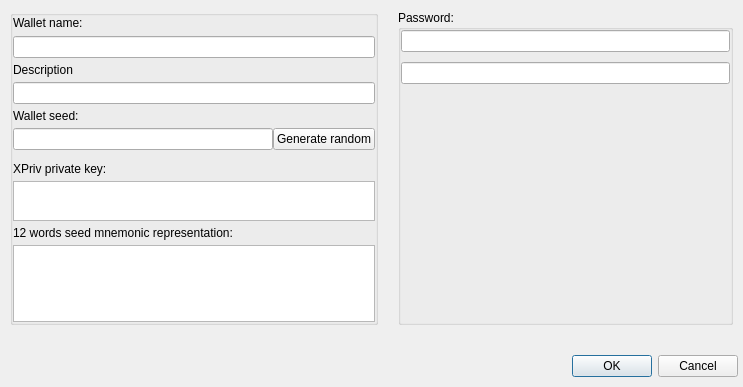
<?xml version="1.0" encoding="UTF-8"?>
<ui version="4.0">
 <class>SeedDialog</class>
 <widget class="QDialog" name="SeedDialog">
  <property name="windowModality">
   <enum>Qt::ApplicationModal</enum>
  </property>
  <property name="geometry">
   <rect>
    <x>0</x>
    <y>0</y>
    <width>743</width>
    <height>387</height>
   </rect>
  </property>
  <property name="sizePolicy">
   <sizepolicy hsizetype="Preferred" vsizetype="Expanding">
    <horstretch>0</horstretch>
    <verstretch>0</verstretch>
   </sizepolicy>
  </property>
  <property name="windowTitle">
   <string>Generate Address</string>
  </property>
  <layout class="QVBoxLayout" name="verticalLayout_6">
   <property name="spacing">
    <number>10</number>
   </property>
   <property name="leftMargin">
    <number>0</number>
   </property>
   <property name="topMargin">
    <number>0</number>
   </property>
   <property name="rightMargin">
    <number>0</number>
   </property>
   <property name="bottomMargin">
    <number>0</number>
   </property>
   <item>
    <widget class="QWidget" name="widget_2" native="true">
     <layout class="QHBoxLayout" name="horizontalLayout_4">
      <property name="spacing">
       <number>20</number>
      </property>
      <property name="leftMargin">
       <number>10</number>
      </property>
      <property name="topMargin">
       <number>10</number>
      </property>
      <property name="rightMargin">
       <number>10</number>
      </property>
      <property name="bottomMargin">
       <number>10</number>
      </property>
      <item>
       <layout class="QVBoxLayout" name="verticalLayout_5">
        <property name="spacing">
         <number>5</number>
        </property>
        <item>
         <widget class="QGroupBox" name="groupBoxNewAddress">
          <property name="sizePolicy">
           <sizepolicy hsizetype="Expanding" vsizetype="Preferred">
            <horstretch>0</horstretch>
            <verstretch>0</verstretch>
           </sizepolicy>
          </property>
          <property name="title">
           <string/>
          </property>
          <layout class="QVBoxLayout" name="verticalLayout_7">
           <property name="leftMargin">
            <number>0</number>
           </property>
           <property name="topMargin">
            <number>0</number>
           </property>
           <property name="rightMargin">
            <number>0</number>
           </property>
           <property name="bottomMargin">
            <number>0</number>
           </property>
           <item>
            <widget class="QLabel" name="label">
             <property name="text">
              <string>Wallet name:</string>
             </property>
            </widget>
           </item>
           <item>
            <widget class="QWidget" name="widget_3" native="true">
             <layout class="QVBoxLayout" name="verticalLayout_2">
              <property name="spacing">
               <number>5</number>
              </property>
              <property name="leftMargin">
               <number>0</number>
              </property>
              <property name="topMargin">
               <number>0</number>
              </property>
              <property name="rightMargin">
               <number>0</number>
              </property>
              <property name="bottomMargin">
               <number>0</number>
              </property>
              <item>
               <widget class="QLineEdit" name="lineEditWalletName"/>
              </item>
              <item>
               <widget class="QLabel" name="label_2">
                <property name="text">
                 <string>Description</string>
                </property>
               </widget>
              </item>
              <item>
               <widget class="QLineEdit" name="lineEditWalletDesc"/>
              </item>
              <item>
               <widget class="QLabel" name="labelSeed">
                <property name="text">
                 <string>Wallet seed:</string>
                </property>
               </widget>
              </item>
              <item>
               <widget class="QWidget" name="widget" native="true">
                <property name="sizePolicy">
                 <sizepolicy hsizetype="Preferred" vsizetype="Fixed">
                  <horstretch>0</horstretch>
                  <verstretch>0</verstretch>
                 </sizepolicy>
                </property>
                <layout class="QHBoxLayout" name="horizontalLayout">
                 <property name="spacing">
                  <number>0</number>
                 </property>
                 <property name="leftMargin">
                  <number>0</number>
                 </property>
                 <property name="topMargin">
                  <number>0</number>
                 </property>
                 <property name="rightMargin">
                  <number>0</number>
                 </property>
                 <property name="bottomMargin">
                  <number>0</number>
                 </property>
                 <item>
                  <widget class="QLineEdit" name="lineEditSeed">
                   <property name="minimumSize">
                    <size>
                     <width>260</width>
                     <height>0</height>
                    </size>
                   </property>
                   <property name="readOnly">
                    <bool>false</bool>
                   </property>
                  </widget>
                 </item>
                 <item>
                  <widget class="QPushButton" name="pushButtonGenSeed">
                   <property name="text">
                    <string>Generate random</string>
                   </property>
                  </widget>
                 </item>
                </layout>
               </widget>
              </item>
             </layout>
            </widget>
           </item>
           <item>
            <widget class="QFrame" name="verticalFrame_2">
             <property name="sizePolicy">
              <sizepolicy hsizetype="Expanding" vsizetype="Preferred">
               <horstretch>0</horstretch>
               <verstretch>0</verstretch>
              </sizepolicy>
             </property>
             <property name="minimumSize">
              <size>
               <width>0</width>
               <height>0</height>
              </size>
             </property>
             <layout class="QVBoxLayout" name="verticalLayout">
              <property name="spacing">
               <number>5</number>
              </property>
              <property name="leftMargin">
               <number>0</number>
              </property>
              <property name="topMargin">
               <number>0</number>
              </property>
              <property name="rightMargin">
               <number>0</number>
              </property>
              <property name="bottomMargin">
               <number>0</number>
              </property>
             </layout>
            </widget>
           </item>
           <item>
            <widget class="QFrame" name="verticalFrame">
             <property name="sizePolicy">
              <sizepolicy hsizetype="Expanding" vsizetype="Preferred">
               <horstretch>0</horstretch>
               <verstretch>0</verstretch>
              </sizepolicy>
             </property>
             <property name="minimumSize">
              <size>
               <width>0</width>
               <height>0</height>
              </size>
             </property>
             <layout class="QVBoxLayout" name="verticalLayout_3">
              <property name="spacing">
               <number>5</number>
              </property>
              <property name="leftMargin">
               <number>0</number>
              </property>
              <property name="topMargin">
               <number>0</number>
              </property>
              <property name="rightMargin">
               <number>0</number>
              </property>
              <property name="bottomMargin">
               <number>0</number>
              </property>
              <item>
               <widget class="QLabel" name="labelXPriv">
                <property name="sizePolicy">
                 <sizepolicy hsizetype="MinimumExpanding" vsizetype="Preferred">
                  <horstretch>0</horstretch>
                  <verstretch>0</verstretch>
                 </sizepolicy>
                </property>
                <property name="text">
                 <string>XPriv private key:</string>
                </property>
                <property name="textFormat">
                 <enum>Qt::PlainText</enum>
                </property>
                <property name="scaledContents">
                 <bool>true</bool>
                </property>
                <property name="wordWrap">
                 <bool>false</bool>
                </property>
               </widget>
              </item>
              <item>
               <widget class="QTextEdit" name="textEditXPriv">
                <property name="sizePolicy">
                 <sizepolicy hsizetype="Expanding" vsizetype="Preferred">
                  <horstretch>0</horstretch>
                  <verstretch>0</verstretch>
                 </sizepolicy>
                </property>
                <property name="minimumSize">
                 <size>
                  <width>320</width>
                  <height>40</height>
                 </size>
                </property>
                <property name="maximumSize">
                 <size>
                  <width>16777215</width>
                  <height>40</height>
                 </size>
                </property>
                <property name="tabChangesFocus">
                 <bool>true</bool>
                </property>
                <property name="acceptRichText">
                 <bool>false</bool>
                </property>
               </widget>
              </item>
              <item>
               <widget class="QLabel" name="label_3">
                <property name="text">
                 <string>12 words seed mnemonic representation:</string>
                </property>
               </widget>
              </item>
              <item>
               <widget class="QTextEdit" name="textEdit12Words">
                <property name="font">
                 <font>
                  <pointsize>17</pointsize>
                 </font>
                </property>
                <property name="acceptRichText">
                 <bool>false</bool>
                </property>
               </widget>
              </item>
              <item>
               <spacer name="verticalSpacer">
                <property name="orientation">
                 <enum>Qt::Vertical</enum>
                </property>
                <property name="sizeHint" stdset="0">
                 <size>
                  <width>20</width>
                  <height>40</height>
                 </size>
                </property>
               </spacer>
              </item>
             </layout>
            </widget>
           </item>
          </layout>
         </widget>
        </item>
       </layout>
      </item>
      <item>
       <widget class="QGroupBox" name="groupBoxBackup">
        <property name="title">
         <string>Password:</string>
        </property>
        <layout class="QVBoxLayout" name="verticalLayout_4">
         <property name="spacing">
          <number>10</number>
         </property>
         <property name="leftMargin">
          <number>0</number>
         </property>
         <property name="topMargin">
          <number>0</number>
         </property>
         <property name="rightMargin">
          <number>0</number>
         </property>
         <property name="bottomMargin">
          <number>0</number>
         </property>
         <item>
          <widget class="QLineEdit" name="lineEditPass1">
           <property name="sizePolicy">
            <sizepolicy hsizetype="MinimumExpanding" vsizetype="Fixed">
             <horstretch>0</horstretch>
             <verstretch>0</verstretch>
            </sizepolicy>
           </property>
           <property name="acceptDrops">
            <bool>false</bool>
           </property>
           <property name="echoMode">
            <enum>QLineEdit::Password</enum>
           </property>
          </widget>
         </item>
         <item>
          <widget class="QLineEdit" name="lineEditPass2">
           <property name="sizePolicy">
            <sizepolicy hsizetype="MinimumExpanding" vsizetype="Fixed">
             <horstretch>0</horstretch>
             <verstretch>0</verstretch>
            </sizepolicy>
           </property>
           <property name="echoMode">
            <enum>QLineEdit::Password</enum>
           </property>
          </widget>
         </item>
         <item>
          <widget class="QLabel" name="labelPass">
           <property name="text">
            <string/>
           </property>
          </widget>
         </item>
         <item>
          <spacer name="verticalSpacer_2">
           <property name="orientation">
            <enum>Qt::Vertical</enum>
           </property>
           <property name="sizeHint" stdset="0">
            <size>
             <width>20</width>
             <height>40</height>
            </size>
           </property>
          </spacer>
         </item>
        </layout>
       </widget>
      </item>
     </layout>
    </widget>
   </item>
   <item>
    <widget class="QFrame" name="horizontalFrame">
     <property name="minimumSize">
      <size>
       <width>0</width>
       <height>0</height>
      </size>
     </property>
     <property name="buttonBar" stdset="0">
      <bool>true</bool>
     </property>
     <layout class="QHBoxLayout" name="horizontalLayout_2">
      <property name="spacing">
       <number>10</number>
      </property>
      <property name="leftMargin">
       <number>5</number>
      </property>
      <property name="topMargin">
       <number>10</number>
      </property>
      <property name="rightMargin">
       <number>5</number>
      </property>
      <property name="bottomMargin">
       <number>10</number>
      </property>
      <item>
       <widget class="QDialogButtonBox" name="buttonBox">
        <property name="standardButtons">
         <set>QDialogButtonBox::Cancel|QDialogButtonBox::Ok</set>
        </property>
       </widget>
      </item>
     </layout>
    </widget>
   </item>
  </layout>
 </widget>
 <resources/>
 <connections>
  <connection>
   <sender>buttonBox</sender>
   <signal>accepted()</signal>
   <receiver>SeedDialog</receiver>
   <slot>accept()</slot>
   <hints>
    <hint type="sourcelabel">
     <x>488</x>
     <y>412</y>
    </hint>
    <hint type="destinationlabel">
     <x>432</x>
     <y>392</y>
    </hint>
   </hints>
  </connection>
  <connection>
   <sender>buttonBox</sender>
   <signal>rejected()</signal>
   <receiver>SeedDialog</receiver>
   <slot>reject()</slot>
   <hints>
    <hint type="sourcelabel">
     <x>590</x>
     <y>412</y>
    </hint>
    <hint type="destinationlabel">
     <x>570</x>
     <y>393</y>
    </hint>
   </hints>
  </connection>
 </connections>
</ui>
